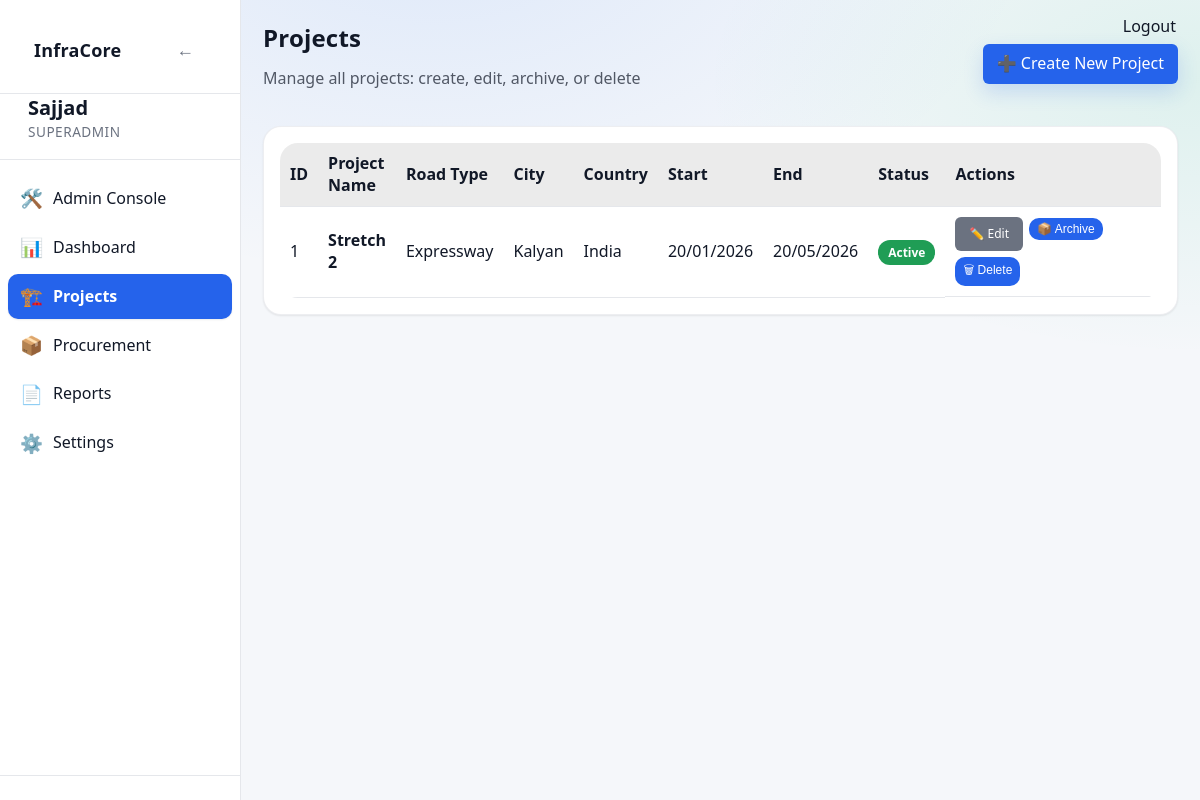
Page /projects (signed in) on the earlier database version.
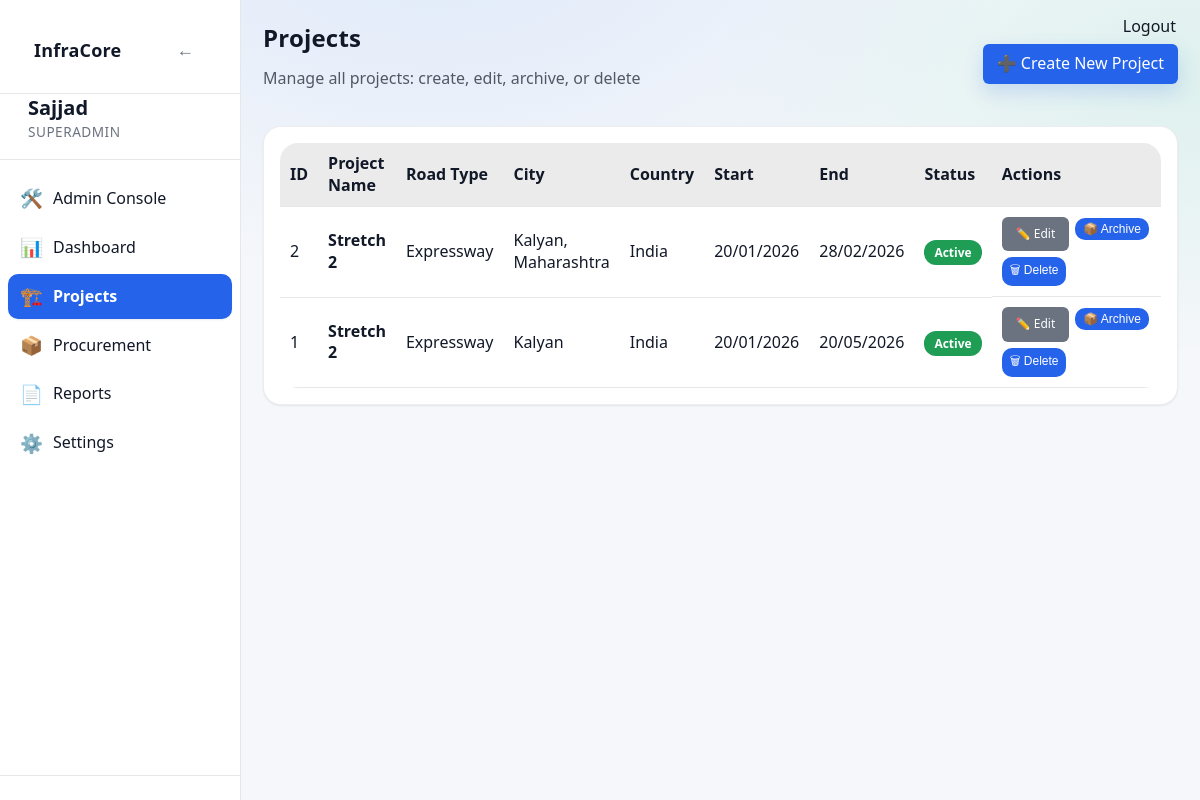
Same page on the later database version.
### app/models/project.py (models this page shows)
class Project(Base):
    __tablename__ = "projects"
    id = Column(Integer, primary_key=True, index=True)
    name = Column(String(255), nullable=False)
    project_code = Column(String(100), nullable=True)
    client_authority = Column(String(255), nullable=True)
    contractor = Column(String(255), nullable=True)
    consultant_pmc = Column(String(255), nullable=True)
    is_active = Column(Boolean, default=True, nullable=False)
    status = Column(String(20), default="active", nullable=False)
    road_type = Column(String(100), nullable=False)
    lanes = Column(Integer, nullable=False)
    road_width = Column(Float, nullable=False)
    road_length_km = Column(Float, nullable=False)
    carriageway_width = Column(Float, nullable=True)
    shoulder_type = Column(String(100), nullable=True)
    median_type = Column(String(100), nullable=True)
    project_type = Column(String(50), nullable=False, server_default="")
    road_name = Column(String(255), nullable=True)
    lane_configuration = Column(String(10), nullable=True)
    road_pavement_type = Column(String(20), nullable=True)
    terrain_type = Column(String(20), nullable=True)
    concrete_pavement_type = Column(String(20), nullable=True)  # PQC/RCC
    slab_thickness_mm = Column(Integer, nullable=True)
    grade_of_concrete = Column(String(20), nullable=True)
    joint_spacing_m = Column(Float, nullable=True)
    dowel_diameter_mm = Column(Integer, nullable=True)
    tie_bar_diameter_mm = Column(Integer, nullable=True)
    road_construction_type = Column(String(100), nullable=True)
    road_category = Column(String(100), nullable=True)
    road_engineering_type = Column(String(150), nullable=True)
    road_preset_key = Column(String(200), nullable=True)
    road_extras_json = Column(Text, nullable=True)
    preset_activities_json = Column(Text, nullable=True)
    preset_materials_json = Column(Text, nullable=True)
    country = Column(String(100), nullable=False)
    state = Column(String(100), nullable=True)
    district = Column(String(100), nullable=True)
    city = Column(String(100), nullable=False)
    location_id = Column(Integer, ForeignKey("locations.id"), nullable=True)
    chainage_start = Column(String(50), nullable=True)
    chainage_end = Column(String(50), nullable=True)
    planned_start_date = Column(Date, nullable=False)
    planned_end_date = Column(Date, nullable=False)
    created_by = Column(Integer, nullable=False)
    created_at = Column(DateTime, default=datetime.utcnow, nullable=False)
    updated_at = Column(
        DateTime,
        default=datetime.utcnow,
        onupdate=datetime.utcnow,
        nullable=False,
    )
    completed_at = Column(DateTime, nullable=True)
    activities = relationship(
        "Activity",
        back_populates="project",
        cascade="all, delete-orphan"
    )
    project_activities = relationship(
        "ProjectActivity",
        back_populates="project",
        cascade="all, delete-orphan"
    )
    planned_materials = relationship(
        "PlannedMaterial",
        back_populates="project",
        cascade="all, delete-orphan"
    )
    material_usage_daily = relationship(
        "MaterialUsageDaily",
        back_populates="project",
        cascade="all, delete-orphan"
    )
    location = relationship("Location")

### app/routes/projects.py (the view)
@router.get("", response_class=HTMLResponse)
def projects_page(request: Request, db: Session = Depends(get_db)):
    user = request.session.get("user")
    if not user:
        flash(request, "Please login to continue", "warning")
        return RedirectResponse("/login", status_code=302)
    base = (
        db.query(Project)
        .outerjoin(ProjectUser, Project.id == ProjectUser.project_id)
        .filter(
            Project.is_active == True,
            Project.status == "active",
            Project.completed_at.is_(None),
        )
    )
    base = base.filter(
        ~func.lower(Project.name).like("%preset%"),
        ~func.lower(Project.name).like("%test%"),
    )
    if user.get("role") in {"admin", "superadmin"}:
        projects = base.distinct().order_by(Project.id.desc()).all()
    else:
        projects = (
            base.filter(
                (Project.created_by == user["id"]) |
                (ProjectUser.user_id == user["id"])
            )
            .distinct()
            .order_by(Project.id.desc())
            .all()
        )
    return templates.TemplateResponse(
        "projects.html",
        {"request": request, "projects": projects, "user": user}
    )

### app/templates/projects.html (shortened to what this page needs)
{% extends "base.html" %}
{% block content %}
<div class="page-header"
     style="display:flex;justify-content:space-between;align-items:center;margin-bottom:20px;flex-wrap:wrap;gap:12px">
    <div>
        <h1 class="page-title">Projects</h1>
        <p style="opacity:0.7;margin-top:4px">
            Manage all projects: create, edit, archive, or delete
        </p>
    </div>
    {% if user["role"] in ["admin", "superadmin", "manager"] %}
    <div style="display:flex;gap:10px">
        <a href="/projects/new" class="btn-primary">
            ➕ Create New Project
        </a>
    </div>
    {% endif %}
</div>
<div class="card">
    {% if projects %}
    <table class="table">
        <thead>
            <tr>
                <th>ID</th>
                <th>Project Name</th>
                <th>Road Type</th>
                <th>City</th>
                <th>Country</th>
                <th>Start</th>
                <th>End</th>
                <th>Status</th>
                <th style="width:240px">Actions</th>
            </tr>
        </thead>
        <tbody>
        {% for project in projects %}
            <tr>
                <td>{{ project.id }}</td>
                <td>
                    <strong>{{ project.name }}</strong>
                </td>
                <td>{{ project.road_type }}</td>
                <td>{{ project.city }}</td>
                <td>{{ project.country }}</td>
                <td>{{ project.planned_start_date|ddmmyyyy }}</td>
                <td>{{ project.planned_end_date|ddmmyyyy }}</td>
                <td>
                    {% if project.is_active %}
                        <span class="badge badge-success">Active</span>
                    {% else %}
                        <span class="badge badge-danger">Archived</span>
                    {% endif %}
                </td>
                <td style="display:flex;gap:6px;flex-wrap:wrap">
                    {% if user["role"] in ["admin", "superadmin", "manager"] %}
                    <a href="/projects/{{ project.id }}/edit"
                       class="btn-secondary btn-sm">
                        ✏️ Edit
                    </a>
                    {% endif %}
                      {% if user["role"] in ["admin", "superadmin", "manager"] %}
                    <form method="post"
                          action="/projects/{{ project.id }}/archive"
                          onsubmit="return confirm('Archive this project? It will be hidden from active lists but can be restored later.')">
                        <button class="btn-warning btn-sm" type="submit">
                            {% if project.is_active %}
                                📦 Archive
                            {% else %}
                                ♻ Restore
                            {% endif %}
                        </button>
                    </form>
                    {% endif %}
                      {% if user["role"] in ["admin", "superadmin"] %}
                    <form method="post"
                          action="/projects/{{ project.id }}/delete"
                          onsubmit="return confirm('Delete this project permanently? This cannot be undone.')">
                        <button class="btn-danger btn-sm" type="submit">
                            🗑 Delete
                        </button>
                    </form>
                    {% endif %}
                </td>
            </tr>
        {% endfor %}
        </tbody>
    </table>
    {% endif %}
</div>
{% endblock %}

### app/templates/base.html (shortened to what this page needs)
<!DOCTYPE html>
<html lang="en">
<head>
    <link rel="stylesheet" href="/static/css/style.css">
    <link rel="stylesheet" href="/static/css/ui_v2.css">
</head>
<body>
<div class="layout">
    <aside class="sidebar" id="sidebar">
        <div class="sidebar-header">
            <div class="sidebar-header-row">
                <h2 class="sidebar-title">InfraCore</h2>
                <button id="sidebarHideBtn" class="sidebar-toggle-btn" aria-label="Hide sidebar">←</button>
            </div>
        </div>
        {% if user is defined and user is not none %}
        <div class="sidebar-user">
            <strong class="sidebar-username">{{ user["username"] }}</strong>
            <span class="sidebar-role">
                {% if user["role"] == "superadmin" %}
                    SUPERADMIN
                {% else %}
                    {{ user["role"] | upper }}
                {% endif %}
            </span>
        </div>
        <nav class="sidebar-nav">
            {% if user["role"] == "superadmin" %}
                <a href="/admin/users" class="{% if request.url.path.startswith('/admin') %}active{% endif %}"><span class="icon">🛠️</span>Admin Console</a>
                <a href="/dashboard" class="{% if request.url.path == '/dashboard' %}active{% endif %}"><span class="icon">📊</span>Dashboard</a>
                <a href="/projects" class="{% if request.url.path.startswith('/projects') %}active{% endif %}"><span class="icon">🏗️</span>Projects</a>
                <a href="/procurement" class="{% if request.url.path.startswith('/procurement') %}active{% endif %}"><span class="icon">📦</span>Procurement</a>
                <a href="/reports" class="{% if request.url.path.startswith('/reports') %}active{% endif %}"><span class="icon">📄</span>Reports</a>
                <a href="/settings" class="{% if request.url.path == '/settings' %}active{% endif %}"><span class="icon">⚙️</span>Settings</a>
            {% else %}
                <a href="/dashboard" class="{% if request.url.path == '/dashboard' %}active{% endif %}"><span class="icon">📊</span>Dashboard</a>
            {% endif %}
        </nav>
        <div class="sidebar-footer"></div>
        {% endif %}
    </aside>
        <a href="/logout" class="logout-top-btn" style="position:fixed;top:16px;right:24px;z-index:4000;">Logout</a>
    <main class="main">
        <div class="container">
            {% block content %}{% endblock %}
        </div>
    </main>
</div>
</body>
</html>

### static/css/style.css (style rules this page uses)
body { font-family: Arial, Helvetica, sans-serif; margin: 0; background-color: var(--bg); color: var(--text); }
.container { padding: 20px; }
table { width: 100%; border-collapse: collapse; background: var(--card); }
th { background: rgba(0,0,0,0.05); text-align: left; }
th, td { padding: 10px; border-bottom: 1px solid var(--border); }
button, .button { padding: 6px 12px; border-radius: 4px; border: none; cursor: pointer; background: var(--btn); color: white; text-decoration: none; }
:root { --bg: #f5f7fa; --bg-secondary: #ffffff; --bg-primary: #f5f7fa; --text: #111827; --text-muted: #6b7280; --card: #ffffff; --nav: #1f2937; --border: #e5e7eb; --border-color: #e5e7eb; --btn: #2563eb; --hover-bg: rgba(37, 99, 235, 0.1); --accent-color: #2563eb; }
html, body, table, th, td, input, select, textarea, button, .button { transition: background-color 0.3s ease, color 0.3s ease, border-color 0.3s ease; }
.layout { display: flex; min-height: 100vh; }
.sidebar { width: 240px; background: var(--bg-secondary); border-right: 1px solid var(--border-color); display: flex; flex-direction: column; }
.sidebar-header { padding: 16px; font-size: 18px; font-weight: bold; border-bottom: 1px solid var(--border-color); }
.sidebar-user { padding: 12px 16px; border-bottom: 1px solid var(--border-color); font-size: 14px; }
.sidebar-nav { flex: 1; padding: 8px; }
.sidebar-nav a { display: block; padding: 10px 12px; margin-bottom: 4px; border-radius: 6px; color: var(--text); text-decoration: none; }
.sidebar-nav a.active { background: var(--accent-color); color: #ffffff; font-weight: 600; }
.sidebar-footer { padding: 12px; border-top: 1px solid var(--border-color); }
.main { flex: 1; background: var(--bg-primary); }
.page-title { margin-bottom: 20px; font-size: 26px; font-weight: 600; }
.card { background: var(--card); border-radius: 10px; padding: 16px; box-shadow: 0 4px 12px rgba(0,0,0,0.06); }
.badge { padding: 4px 10px; border-radius: 12px; font-size: 12px; font-weight: bold; }
.badge-success { background: #1f9d55; color: #fff; }
.btn-sm { padding: 4px 8px; font-size: 12px; }

### app/templates/base.html (style rules this page uses)
a, a:visited { color: var(--text); text-decoration: none; }
.btn-primary { background: var(--btn); color: #fff; padding: 9px 14px; border-radius: 6px; border: none; cursor: pointer; }
.btn-secondary { background: #6b7280; color: #fff; padding: 9px 14px; border-radius: 6px; border: none; cursor: pointer; }

Differences in the rows shown:
added Project: id "2", name "Stretch 2", road_type "Expressway", city "Kalyan, Maharashtra", country "India", planned_start_date|ddmmyyyy "20/01/2026", planned_end_date|ddmmyyyy "28/02/2026", is_active "Active"
